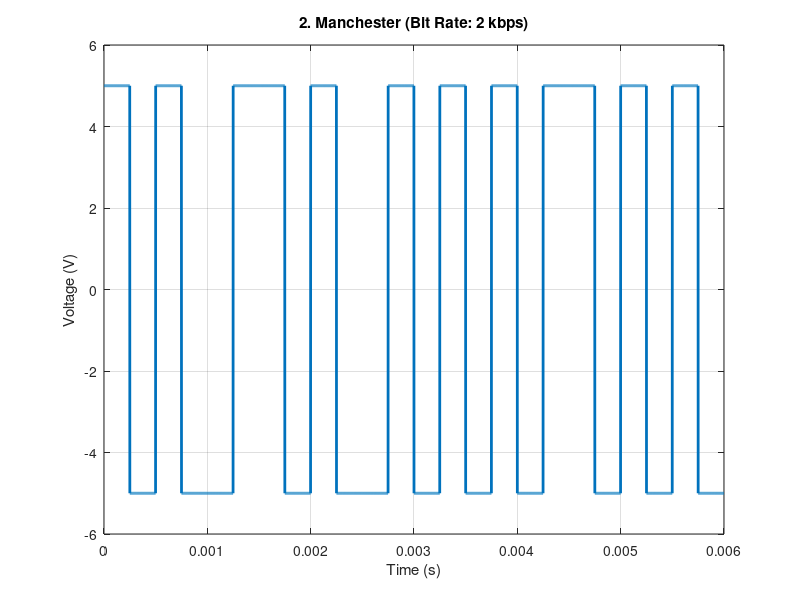

Here is the MATLAB script that generated this plot:
function [t, sig] = manchester_code(bit_stream, bit_rate, amplitude)

    % --- Default Inputs ---
    if nargin < 3
        bit_stream = [0 0 1 0 0 1 1 1 1 0 0 0]; 
        bit_rate = 2000; % 2 kbps
        amplitude = 5;
    end
    
    samples_per_bit = 500;
    samples_per_half_bit = samples_per_bit / 2;
    Tb = 1 / bit_rate;
    fs = samples_per_bit / Tb;
    no_bits = length(bit_stream);
    
    t = 0:1/fs:(no_bits * Tb) - (1/fs);
    sig = zeros(1, length(t));
    
    for i = 1:no_bits
        start_index = (i - 1) * samples_per_bit + 1;
        mid_index = start_index + samples_per_half_bit - 1;
        end_index = i * samples_per_bit;
        
        if bit_stream(i) == 1 % '1' = Low-to-High (-V to +V)
            sig(start_index : mid_index) = -amplitude;
            sig(mid_index + 1 : end_index) = amplitude;
        else % '0' = High-to-Low (+V to -V)
            sig(start_index : mid_index) = amplitude;
            sig(mid_index + 1 : end_index) = -amplitude;
        end
    end

    % --- Plotting ---
    figure;
    plot(t, sig, 'LineWidth', 2);
    title(['2. Manchester (Bit Rate: ', num2str(bit_rate/1000), ' kbps)']);
    xlabel('Time (s)');
    ylabel('Voltage (V)');
    ylim([-amplitude*1.2 amplitude*1.2]);
    grid on;
end
